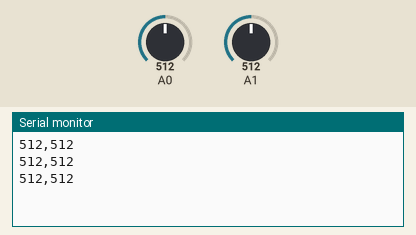
A sketch run on a simulated Arduino Uno, built with avr-gcc and run on an emulated ATmega328P. Parts: the last lines printed to the serial monitor. The test bench sets the inputs (shaded band); at power-on: A0 = 512, A1 = 512.

Above: at 1.3 s.
1.4 s: A0 set to 716
At 1.9 s:
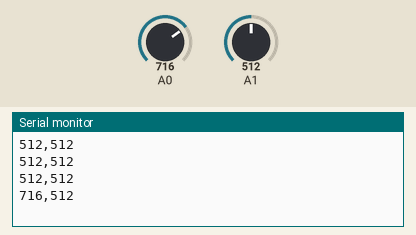
2.9 s: A1 set to 716
At 3.4 s:
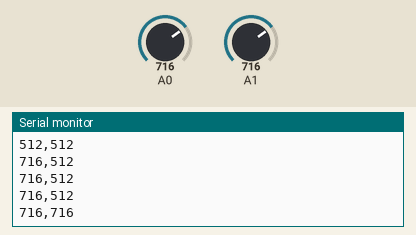
4.4 s: A0 set to 900
At 4.9 s:
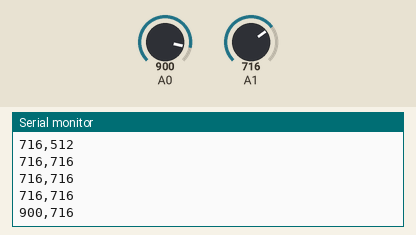
5.9 s: A1 set to 900
At 6.4 s:
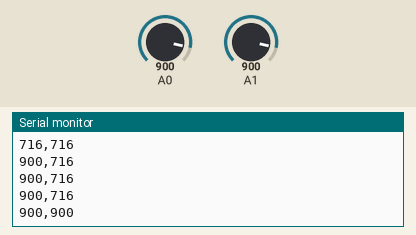
Timing chart, 0 to 8.4 s (numbered marks = the images above; inputs shaded):
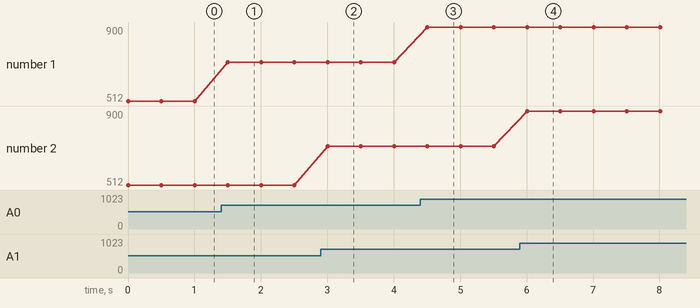

Measured:
- after the input at 1.4 s, the serial monitor: prints a new line after 0.10 s (image 1)
- after the input at 2.9 s, the serial monitor: prints a new line after 0.10 s (image 2)
- after the input at 4.4 s, the serial monitor: prints a new line after 0.11 s (image 3)
- after the input at 5.9 s, the serial monitor: prints a new line after 0.11 s (image 4)
- plotted number 1: 512 → 716 after the input at 1.4 s, 716 → 900 after the input at 4.4 s

The sketch:

Comunicacion_Serial.ino
```cpp
String pot1;
String pot2;
String conca;

void setup() {

  Serial.begin(9600);
}
void loop() {

  pot1 = String(analogRead(A0),DEC);
  pot2 = String(analogRead(A1),DEC);
  conca = pot1 +','+pot2;


  Serial.println(conca);
  delay(500);

}
```
